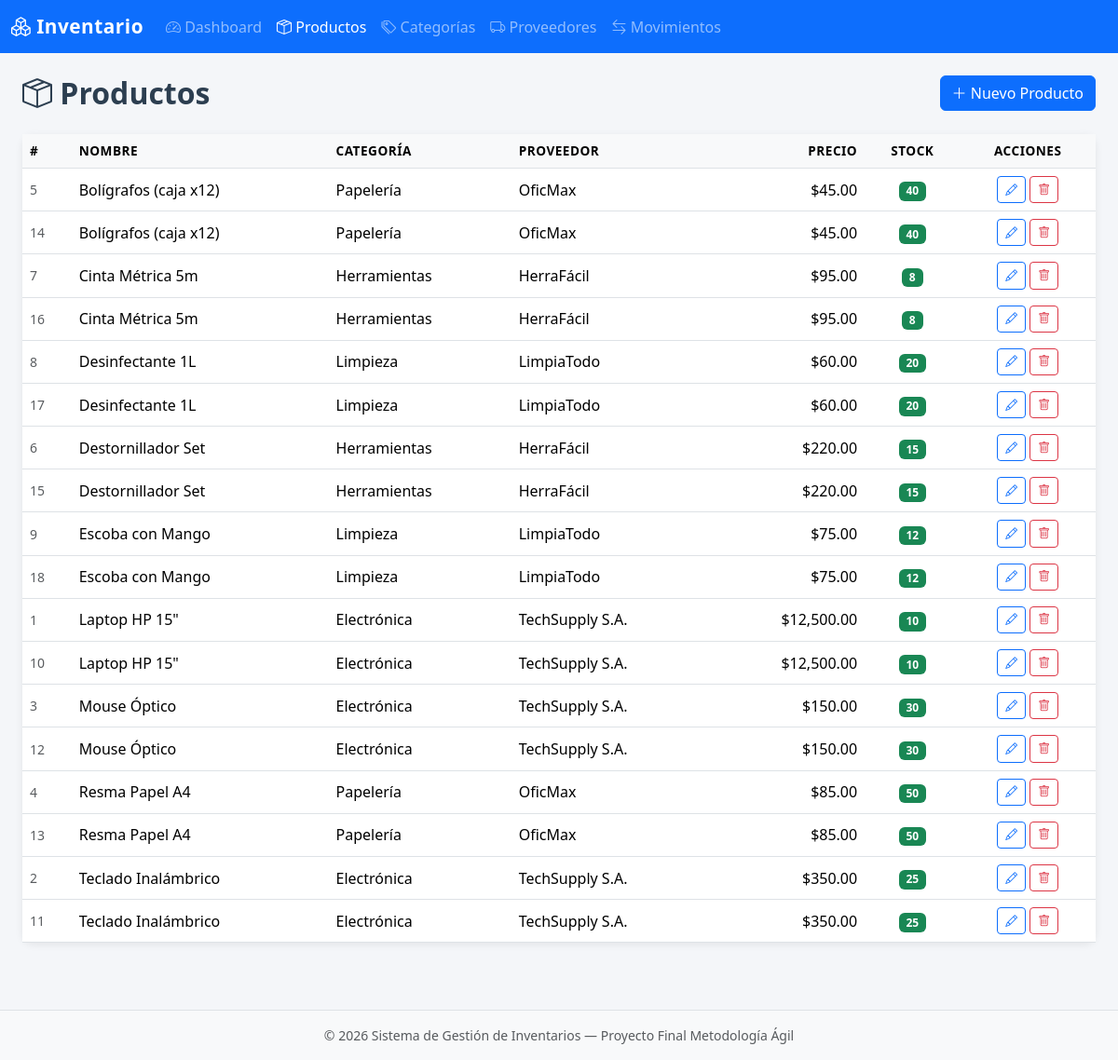
The page /productos.php on the database its author committed.
### tables this page shows
CREATE TABLE `productos` (
  `id` int(11) NOT NULL,
  `nombre` varchar(150) NOT NULL,
  `descripcion` text DEFAULT NULL,
  `precio` decimal(10,2) NOT NULL DEFAULT 0.00,
  `stock` int(11) NOT NULL DEFAULT 0,
  `stock_minimo` int(11) NOT NULL DEFAULT 5,
  `categoria_id` int(11) NOT NULL,
  `proveedor_id` int(11) NOT NULL,
  `creado_en` timestamp NOT NULL DEFAULT current_timestamp()
);

CREATE TABLE `categorias` (
  `id` int(11) NOT NULL,
  `nombre` varchar(100) NOT NULL,
  `descripcion` text DEFAULT NULL,
  `creado_en` timestamp NOT NULL DEFAULT current_timestamp()
);

CREATE TABLE `proveedores` (
  `id` int(11) NOT NULL,
  `nombre` varchar(150) NOT NULL,
  `contacto` varchar(100) DEFAULT NULL,
  `telefono` varchar(20) DEFAULT NULL,
  `email` varchar(100) DEFAULT NULL,
  `direccion` text DEFAULT NULL,
  `creado_en` timestamp NOT NULL DEFAULT current_timestamp()
);

### productos.php (the view, shortened to what this page needs)
<?php
$conn = conectar();
$accion = $_GET['accion'] ?? 'listar';
require_once 'includes/header.php';
?>
<div class="d-flex justify-content-between align-items-center mb-4">
    <h2 class="page-title mb-0"><i class="bi bi-box-seam"></i> Productos</h2>
    <?php if ($accion === 'listar'): ?>
    <a href="productos.php?accion=nuevo" class="btn btn-primary">
        <i class="bi bi-plus-lg"></i> Nuevo Producto
    </a>
    <?php else: ?>
    <a href="productos.php" class="btn btn-secondary">
        <i class="bi bi-arrow-left"></i> Volver
    </a>
    <?php endif; ?>
</div>
<?php if ($accion === 'listar'): ?>
<?php
$productos = $conn->query(
    "SELECT p.*, c.nombre AS categoria, pv.nombre AS proveedor
     FROM productos p
     JOIN categorias c ON p.categoria_id = c.id
     JOIN proveedores pv ON p.proveedor_id = pv.id
     ORDER BY p.nombre"
);
?>
<div class="card">
    <div class="card-body p-0">
        <div class="table-responsive">
        <table class="table table-hover align-middle mb-0">
            <thead>
                <tr>
                    <th>#</th>
                    <th>Nombre</th>
                    <th>Categoría</th>
                    <th>Proveedor</th>
                    <th class="text-end">Precio</th>
                    <th class="text-center">Stock</th>
                    <th class="text-center">Acciones</th>
                </tr>
            </thead>
            <tbody>
                <?php if ($productos->num_rows === 0): ?>
                <tr><td colspan="7" class="text-center text-muted py-4">No hay productos registrados.</td></tr>
                <?php else: ?>
                <?php while ($p = $productos->fetch_assoc()): ?>
                <tr>
                    <td class="text-muted small"><?= $p['id'] ?></td>
                    <td><?= htmlspecialchars($p['nombre']) ?></td>
                    <td><?= htmlspecialchars($p['categoria']) ?></td>
                    <td><?= htmlspecialchars($p['proveedor']) ?></td>
                    <td class="text-end">$<?= number_format($p['precio'], 2) ?></td>
                    <td class="text-center">
                        <?php if ($p['stock'] <= $p['stock_minimo']): ?>
                            <span class="badge bg-danger"><?= $p['stock'] ?></span>
                        <?php else: ?>
                            <span class="badge bg-success"><?= $p['stock'] ?></span>
                        <?php endif; ?>
                    </td>
                    <td class="text-center">
                        <a href="productos.php?accion=editar&id=<?= $p['id'] ?>" class="btn btn-sm btn-outline-primary btn-action">
                            <i class="bi bi-pencil"></i>
                        </a>
                        <a href="productos.php?accion=eliminar&id=<?= $p['id'] ?>" class="btn btn-sm btn-outline-danger btn-action btn-delete">
                            <i class="bi bi-trash"></i>
                        </a>
                    </td>
                </tr>
                <?php endwhile; ?>
                <?php endif; ?>
            </tbody>
        </table>
        </div>
    </div>
</div>
<?php endif; ?>
<?php
require_once 'includes/footer.php';
?>

### css/style.css (style rules this page uses)
body { background-color: #f4f6f9; }
.card { border: none; border-radius: 12px; box-shadow: 0 2px 8px rgba(0,0,0,0.08); }
.table th { background-color: #f8f9fa; font-weight: 600; font-size: 0.85rem; text-transform: uppercase; letter-spacing: 0.5px; }
.btn-action { padding: 0.25rem 0.5rem; font-size: 0.8rem; }
.page-title { font-weight: 700; color: #2c3e50; }

### rows shown on the page
productos: id "5", nombre "Bolígrafos (caja x12)", categoria.nombre "Papelería", proveedor.nombre "OficMax", precio "45.00", stock "40"
productos: id "14", nombre "Bolígrafos (caja x12)", categoria.nombre "Papelería", proveedor.nombre "OficMax", precio "45.00", stock "40"
productos: id "7", nombre "Cinta Métrica 5m", categoria.nombre "Herramientas", proveedor.nombre "HerraFácil", precio "95.00", stock "8"
productos: id "16", nombre "Cinta Métrica 5m", categoria.nombre "Herramientas", proveedor.nombre "HerraFácil", precio "95.00", stock "8"
productos: id "8", nombre "Desinfectante 1L", categoria.nombre "Limpieza", proveedor.nombre "LimpiaTodo", precio "60.00", stock "20"
productos: id "17", nombre "Desinfectante 1L", categoria.nombre "Limpieza", proveedor.nombre "LimpiaTodo", precio "60.00", stock "20"
productos: id "6", nombre "Destornillador Set", categoria.nombre "Herramientas", proveedor.nombre "HerraFácil", precio "220.00", stock "15"
productos: id "15", nombre "Destornillador Set", categoria.nombre "Herramientas", proveedor.nombre "HerraFácil", precio "220.00", stock "15"
productos: id "9", nombre "Escoba con Mango", categoria.nombre "Limpieza", proveedor.nombre "LimpiaTodo", precio "75.00", stock "12"
productos: id "18", nombre "Escoba con Mango", categoria.nombre "Limpieza", proveedor.nombre "LimpiaTodo", precio "75.00", stock "12"
productos: id "1", nombre "Laptop HP 15\"", categoria.nombre "Electrónica", proveedor.nombre "TechSupply S.A.", precio "12,500.00", stock "10"
productos: id "10", nombre "Laptop HP 15\"", categoria.nombre "Electrónica", proveedor.nombre "TechSupply S.A.", precio "12,500.00", stock "10"
productos: id "3", nombre "Mouse Óptico", categoria.nombre "Electrónica", proveedor.nombre "TechSupply S.A.", precio "150.00", stock "30"
productos: id "12", nombre "Mouse Óptico", categoria.nombre "Electrónica", proveedor.nombre "TechSupply S.A.", precio "150.00", stock "30"
productos: id "4", nombre "Resma Papel A4", categoria.nombre "Papelería", proveedor.nombre "OficMax", precio "85.00", stock "50"
productos: id "13", nombre "Resma Papel A4", categoria.nombre "Papelería", proveedor.nombre "OficMax", precio "85.00", stock "50"
productos: id "2", nombre "Teclado Inalámbrico", categoria.nombre "Electrónica", proveedor.nombre "TechSupply S.A.", precio "350.00", stock "25"
productos: id "11", nombre "Teclado Inalámbrico", categoria.nombre "Electrónica", proveedor.nombre "TechSupply S.A.", precio "350.00", stock "25"
